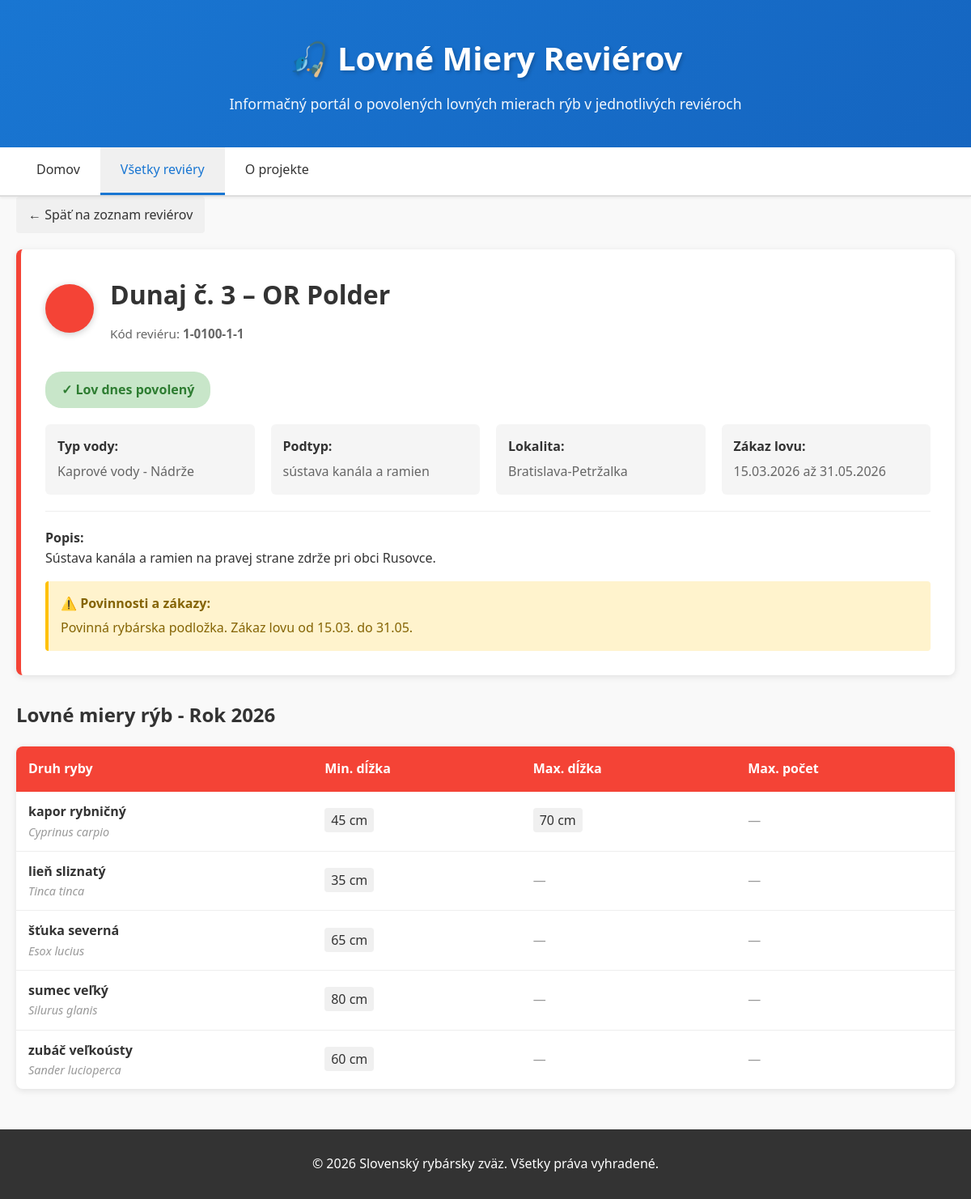
The app's page /detail.php?id=4 with its own data.
### tables this page shows
CREATE TABLE IF NOT EXISTS `reviery` (
  `id` INT AUTO_INCREMENT PRIMARY KEY,
  `kod_revieru` VARCHAR(20) NOT NULL UNIQUE,
  `nazev` VARCHAR(255) NOT NULL,
  `typ_vody_id` INT NOT NULL,
  `podtyp` VARCHAR(100),
  `plocha_ha` DECIMAL(10,2),
  `lokalita` VARCHAR(255),
  `popis` TEXT,
  `poznamky` TEXT,
  `zakaz_od` DATE,
  `zakaz_do` DATE,
  `povinnosti` TEXT,
  `created_at` TIMESTAMP DEFAULT CURRENT_TIMESTAMP,
  `updated_at` TIMESTAMP DEFAULT CURRENT_TIMESTAMP ON UPDATE CURRENT_TIMESTAMP,
  FOREIGN KEY (`typ_vody_id`) REFERENCES `typy_vod`(`id`)
);

CREATE TABLE IF NOT EXISTS `typy_vod` (
  `id` INT PRIMARY KEY,
  `nazev` VARCHAR(100) NOT NULL,
  `farba` VARCHAR(20) NOT NULL,
  `popis` TEXT
);

CREATE TABLE IF NOT EXISTS `lovne_miere` (
  `id` INT AUTO_INCREMENT PRIMARY KEY,
  `reviera_id` INT NOT NULL,
  `druh_ryby_id` INT NOT NULL,
  `rok` INT NOT NULL,
  `min_dlzka_cm` INT,
  `max_dlzka_cm` INT,
  `max_pocet` INT,
  `poznanka` TEXT,
  `created_at` TIMESTAMP DEFAULT CURRENT_TIMESTAMP,
  FOREIGN KEY (`reviera_id`) REFERENCES `reviery`(`id`),
  FOREIGN KEY (`druh_ryby_id`) REFERENCES `druhy_ryb`(`id`),
  UNIQUE KEY `unique_miera` (`reviera_id`, `druh_ryby_id`, `rok`)
);

CREATE TABLE IF NOT EXISTS `druhy_ryb` (
  `id` INT AUTO_INCREMENT PRIMARY KEY,
  `nazev` VARCHAR(100) NOT NULL,
  `vedecky_nazev` VARCHAR(150),
  `popis` TEXT,
  `created_at` TIMESTAMP DEFAULT CURRENT_TIMESTAMP
);

### models/Reviery.php (called while the page is built, shortened)
<?php
class Reviery {
    private $conn;
    private $table = 'reviery';
    public function __construct($db) {
        $this->conn = $db;
    }
    public function getById($id) {
        $query = 'SELECT r.*, t.nazev as typ_nazev, t.farba, t.popis as typ_popis
                  FROM ' . $this->table . ' r
                  JOIN typy_vod t ON r.typ_vody_id = t.id
                  WHERE r.id = ?';
        $stmt = $this->conn->prepare($query);
        $stmt->execute([$id]);
        return $stmt->fetch(PDO::FETCH_ASSOC);
    }
    public function getLoveneMiery($reviera_id) {
        $query = 'SELECT lm.*, dr.nazev as druh_nazev, dr.vedecky_nazev
                  FROM lovne_miere lm
                  JOIN druhy_ryb dr ON lm.druh_ryby_id = dr.id
                  WHERE lm.reviera_id = ? AND lm.rok = YEAR(NOW())
                  ORDER BY dr.nazev';
        $stmt = $this->conn->prepare($query);
        $stmt->execute([$reviera_id]);
        return $stmt->fetchAll(PDO::FETCH_ASSOC);
    }
    public function isLovPovoleny($reviera_id) {
        $query = 'SELECT r.zakaz_od, r.zakaz_do FROM ' . $this->table . ' r WHERE r.id = ?';
        $stmt = $this->conn->prepare($query);
        $stmt->execute([$reviera_id]);
        $result = $stmt->fetch(PDO::FETCH_ASSOC);
        $today_num = intval(date('n') . date('d'));
        $zakaz_od = intval(substr($result['zakaz_od'], 5, 2) . substr($result['zakaz_od'], 8, 2));
        $zakaz_do = intval(substr($result['zakaz_do'], 5, 2) . substr($result['zakaz_do'], 8, 2));
        if ($zakaz_od <= $zakaz_do) {
            return !($today_num >= $zakaz_od && $today_num <= $zakaz_do);
        } else {
            return !($today_num >= $zakaz_od || $today_num <= $zakaz_do);
        }
    }
}
?>

### public/detail.php (the view, shortened to what this page needs)
<?php
require_once '../models/Reviery.php';
$db = new Database();
$conn = $db->connect();
$id = intval($_GET['id']);
$revieryModel = new Reviery($conn);
$reviera = $revieryModel->getById($id);
$loveneMiery = $revieryModel->getLoveneMiery($id);
$lovPovoleny = $revieryModel->isLovPovoleny($id);
?>
<!DOCTYPE html>
<html lang="sk">
<head>
    <link rel="stylesheet" href="css/style.css">
</head>
<body>
    <header>
        <div class="container">
            <h1>🎣 Lovné Miery Reviérov</h1>
            <p>Informačný portál o povolených lovných mierach rýb v jednotlivých reviéroch</p>
        </div>
    </header>
    <nav class="navbar">
        <div class="container">
            <ul>
                <li><a href="index.php">Domov</a></li>
                <li><a href="reviery.php" class="active">Všetky reviéry</a></li>
                <li><a href="o-nas.php">O projekte</a></li>
            </ul>
        </div>
    </nav>
    <main class="container">
        <a href="reviery.php" class="back-link">← Späť na zoznam reviérov</a>
        <div class="detail-header">
            <div class="detail-header-top">
                <div class="color-circle"></div>
                <div class="header-info">
                    <h1><?php echo htmlspecialchars($reviera['nazev']); ?></h1>
                    <div class="kod">Kód reviéru: <strong><?php echo htmlspecialchars($reviera['kod_revieru']); ?></strong></div>
                </div>
            </div>
            <?php if ($lovPovoleny): ?>
                <span class="status-badge status-povoleny">✓ Lov dnes povolený</span>
            <?php else: ?>
                <span class="status-badge status-zakaz">⚠️ Dnes zákaz lovu</span>
            <?php endif; ?>
            <div class="detail-info">
                <div class="info-block">
                    <strong>Typ vody:</strong>
                    <span><?php echo htmlspecialchars($reviera['typ_nazev']); ?></span>
                </div>
                <?php if ($reviera['podtyp']): ?>
                    <div class="info-block">
                        <strong>Podtyp:</strong>
                        <span><?php echo htmlspecialchars($reviera['podtyp']); ?></span>
                    </div>
                <?php endif; ?>
                <?php if ($reviera['lokalita']): ?>
                    <div class="info-block">
                        <strong>Lokalita:</strong>
                        <span><?php echo htmlspecialchars($reviera['lokalita']); ?></span>
                    </div>
                <?php endif; ?>
                <?php if ($reviera['zakaz_od'] && $reviera['zakaz_do']): ?>
                    <div class="info-block">
                        <strong>Zákaz lovu:</strong>
                        <span><?php echo date('d.m.Y', strtotime($reviera['zakaz_od'])); ?> až <?php echo date('d.m.Y', strtotime($reviera['zakaz_do'])); ?></span>
                    </div>
                <?php endif; ?>
            </div>
            <?php if ($reviera['popis']): ?>
                <div style="margin-top: 20px; padding-top: 20px; border-top: 1px solid #eee;">
                    <strong>Popis:</strong><br>
                    <p><?php echo htmlspecialchars($reviera['popis']); ?></p>
                </div>
            <?php endif; ?>
            <?php if ($reviera['povinnosti']): ?>
                <div style="margin-top: 15px; padding: 15px; background-color: #fff3cd; border-radius: 4px; border-left: 4px solid #ffc107;">
                    <strong style="color: #856404;">⚠️ Povinnosti a zákazy:</strong><br>
                    <p style="color: #856404; margin: 5px 0 0 0;"><?php echo htmlspecialchars($reviera['povinnosti']); ?></p>
                </div>
            <?php endif; ?>
        </div>
        <section>
            <h2 style="margin-bottom: 20px; color: #333;">Lovné miery rýb - Rok 2026</h2>
            <?php if (count($loveneMiery) > 0): ?>
                <table class="lovne-miery-table">
                    <thead>
                        <tr>
                            <th>Druh ryby</th>
                            <th>Min. dĺžka</th>
                            <th>Max. dĺžka</th>
                            <th>Max. počet</th>
                        </tr>
                    </thead>
                    <tbody>
                        <?php foreach ($loveneMiery as $miera): ?>
                            <tr>
                                <td>
                                    <div class="druh-nazev"><?php echo htmlspecialchars($miera['druh_nazev']); ?></div>
                                    <div class="vedecky-nazev"><?php echo htmlspecialchars($miera['vedecky_nazev']); ?></div>
                                </td>
                                <td>
                                    <?php if ($miera['min_dlzka_cm']): ?>
                                        <span class="limit-value"><?php echo intval($miera['min_dlzka_cm']); ?> cm</span>
                                    <?php else: ?>
                                        <span class="no-limit">—</span>
                                    <?php endif; ?>
                                </td>
                                <td>
                                    <?php if ($miera['max_dlzka_cm']): ?>
                                        <span class="limit-value"><?php echo intval($miera['max_dlzka_cm']); ?> cm</span>
                                    <?php else: ?>
                                        <span class="no-limit">—</span>
                                    <?php endif; ?>
                                </td>
                                <td>
                                    <?php if ($miera['max_pocet']): ?>
                                        <span class="limit-value"><?php echo intval($miera['max_pocet']); ?> ks</span>
                                    <?php else: ?>
                                        <span class="no-limit">—</span>
                                    <?php endif; ?>
                                </td>
                            </tr>
                        <?php endforeach; ?>
                    </tbody>
                </table>
            <?php else: ?>
                <div style="background: white; padding: 30px; text-align: center; border-radius: 8px; box-shadow: 0 2px 8px rgba(0,0,0,0.1);">
                    <p>Pre tento reviér nie sú definované lovné miery</p>
                </div>
            <?php endif; ?>
        </section>
    </main>
    <footer>
        <div class="container">
            <p>&copy; 2026 Slovenský rybársky zväz. Všetky práva vyhradené.</p>
        </div>
    </footer>
</body>
</html>

### public/css/style.css (style rules this page uses)
:root { --primary-color: #1976D2; --secondary-color: #f44336; --success-color: #4CAF50; --warning-color: #FFC107; --danger-color: #f44336; --light-bg: #f5f5f5; --border-color: #ddd; --text-color: #333; --text-light: #666; }
* { margin: 0; padding: 0; box-sizing: border-box; }
body { font-family: 'Segoe UI', Tahoma, Geneva, Verdana, sans-serif; color: var(--text-color); line-height: 1.6; background-color: #f9f9f9; }
.container { max-width: 1200px; margin: 0 auto; padding: 0 20px; }
header { background: linear-gradient(135deg, var(--primary-color) 0%, #1565C0 100%); color: white; padding: 40px 0; text-align: center; box-shadow: 0 2px 5px rgba(0,0,0,0.1); }
header h1 { font-size: 2.5em; margin-bottom: 10px; text-shadow: 2px 2px 4px rgba(0,0,0,0.2); }
header p { font-size: 1.1em; opacity: 0.95; }
.navbar { background-color: #fff; border-bottom: 2px solid var(--border-color); position: sticky; top: 0; z-index: 100; box-shadow: 0 2px 3px rgba(0,0,0,0.05); }
.navbar ul { list-style: none; display: flex; gap: 0; }
.navbar a { display: block; padding: 15px 25px; text-decoration: none; color: var(--text-color); border-bottom: 3px solid transparent; transition: all 0.3s ease; font-weight: 500; }
.navbar a:hover, .navbar a.active { border-bottom-color: var(--primary-color); background-color: #f0f0f0; color: var(--primary-color); }
main { padding: 40px 0; }
footer { background-color: #333; color: white; text-align: center; padding: 30px 0; margin-top: 50px; }
footer p { margin: 0; }

### records on screen
reviery: nazev "Dunaj č. 3 – OR Polder", kod_revieru "1-0100-1-1", typ_vody.nazev "Kaprové vody - Nádrže", podtyp "sústava kanála a ramien", lokalita "Bratislava-Petržalka", zakaz_od "15.03.2026", zakaz_do "31.05.2026", popis "Sústava kanála a ramien na pravej strane zdrže pri obci Rusovce.", povinnosti "Povinná rybárska podložka. Zákaz lovu od 15.03. do 31.05."
lovne_miere: druh_ryby.nazev "kapor rybničný", druh_ryby.vedecky_nazev "Cyprinus carpio", min_dlzka_cm "45", max_dlzka_cm "70"
lovne_miere: druh_ryby.nazev "lieň sliznatý", druh_ryby.vedecky_nazev "Tinca tinca", min_dlzka_cm "35"
lovne_miere: druh_ryby.nazev "šťuka severná", druh_ryby.vedecky_nazev "Esox lucius", min_dlzka_cm "65"
lovne_miere: druh_ryby.nazev "sumec veľký", druh_ryby.vedecky_nazev "Silurus glanis", min_dlzka_cm "80"
lovne_miere: druh_ryby.nazev "zubáč veľkoústy", druh_ryby.vedecky_nazev "Sander lucioperca", min_dlzka_cm "60"
